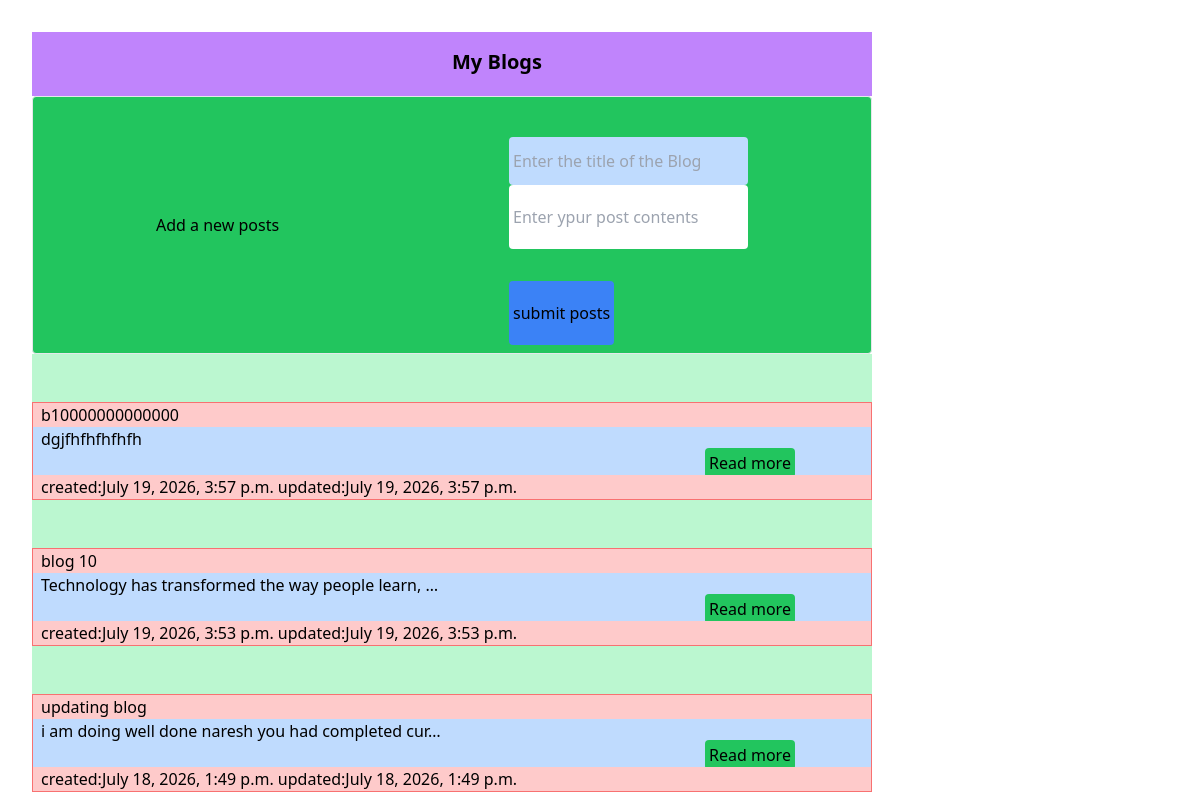
The app's page /ormapp/home/ with its own data.
### ormapp/models.py (models this page shows, shortened)
class Myblog(models.Model):
   title=models.CharField(max_length=50)
   caption=models.TextField()
   created_at=models.DateTimeField(auto_now_add=True)
   updated_at=models.DateTimeField(auto_now=True)

### ormapp/views.py (the view)
# urls.py: path("home/",views.homeview, name="home_url"),
def homeview(request):
  bloglogs=Myblog.objects.all().order_by("-created_at")
  return render(request,"components/Home.html",{
    "bloglogs":bloglogs
  })

### ormapp/templates/components/Home.html (shortened to what this page needs)
<!doctype html>
<html lang="en">
<head>
  <script src="https://cdn.tailwindcss.com"></script>
</head>
<body>
  <div class="bg-purple-400 font-bold text-xl h-16 mt-8 ml-8 pt-4 w-[70%] pl-[35%]">My Blogs</div>
  <div class="flex ml-8 p-2 w-[70%] bg-green-500 border rounded justify-around items-center">Add a new posts
    <form method="POST" action="{% url 'create_post_url' %}">
      <div class="h-12 ">
        <input type="text" name="title" placeholder="Enter the title of the Blog"
          class="h-12 mt-8  p-1 w-[100%] bg-blue-200 rounded ">
      </div>
      <div class="h-32 ">
        <input type="text" name="caption" placeholder="Enter ypur post contents"
          class="h-16 mt-8  p-1 w-[100%] rounded ">
      </div>
      <button type=submit class="h-16 p-1 w-26 bg-blue-500 rounded">submit posts</button>
  </div>
  <div class="flex flex-col h-[400px] w-[70%] bg-green-200 ml-8 ">
    {% for post in bloglogs %}
    <div class=" flex flex-col w-[100%] h-64  mt-12 border border-red-400  justify-center justify-between ">
      <div class="w-[100%] pl-2 items bg-red-200">
        {{ post.title }}
      </div>
      <div class="w-[100%] pl-2 items bg-blue-200">
        {{ post.caption|truncatechars:50 }}
        <br>
        <a class="bg-green-500 rounded p-1 ml-[80%]" href="{% url 'blog_view_url' post.id %}">Read more </a>
      </div>
      <div class="w-[100%] pl-2 items bg-red-200">
        created:{{ post.created_at }}
        updated:{{ post.updated_at }}
      </div>
    </div>
    {% endfor %}
  </div>
</body>
</html>

### records on screen
Myblog: title "b10000000000000", caption "dgjfhfhfhfhfh", created_at "July 19, 2026, 3:57 p.m.", updated_at "July 19, 2026, 3:57 p.m."
Myblog: title "blog 10", caption "Technology has transformed the way people learn, …", created_at "July 19, 2026, 3:53 p.m.", updated_at "July 19, 2026, 3:53 p.m."
Myblog: title "updating blog", caption "i am doing well done naresh you had completed cur…", created_at "July 18, 2026, 1:49 p.m.", updated_at "July 18, 2026, 1:49 p.m."
